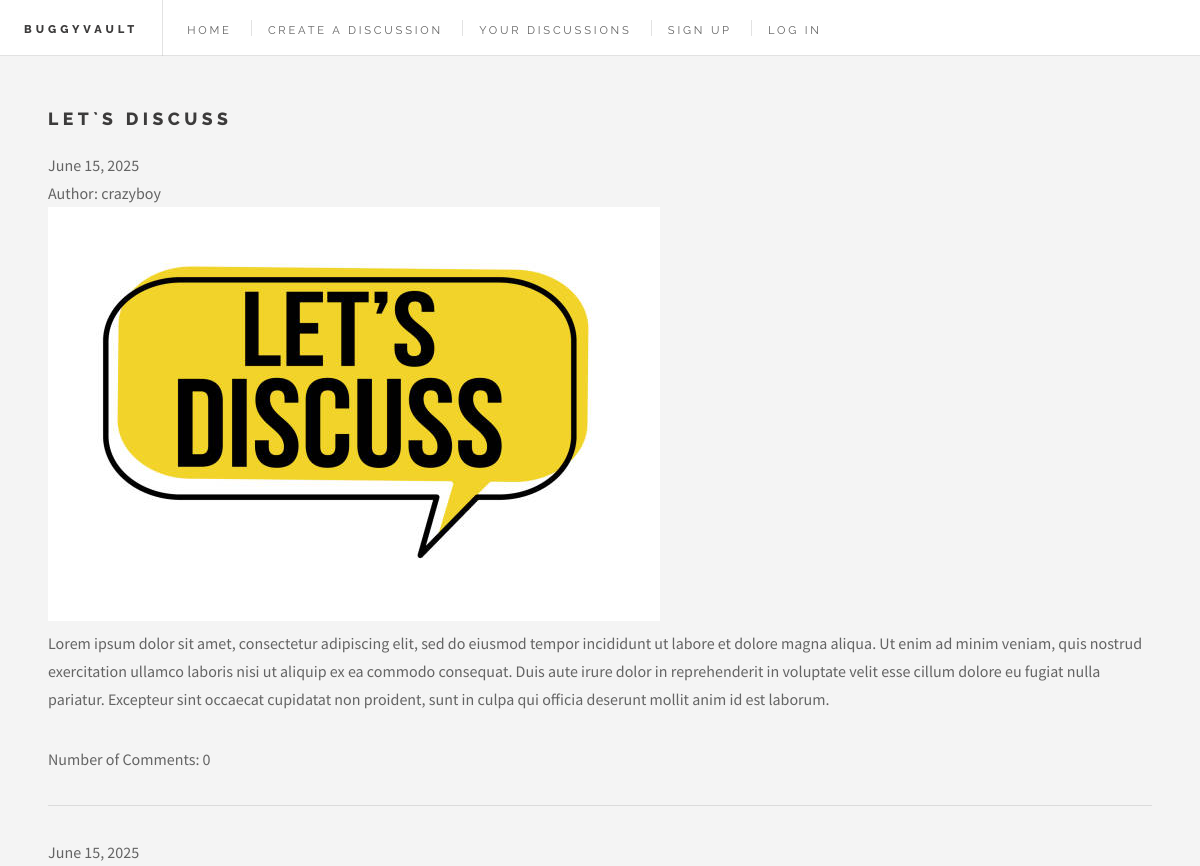
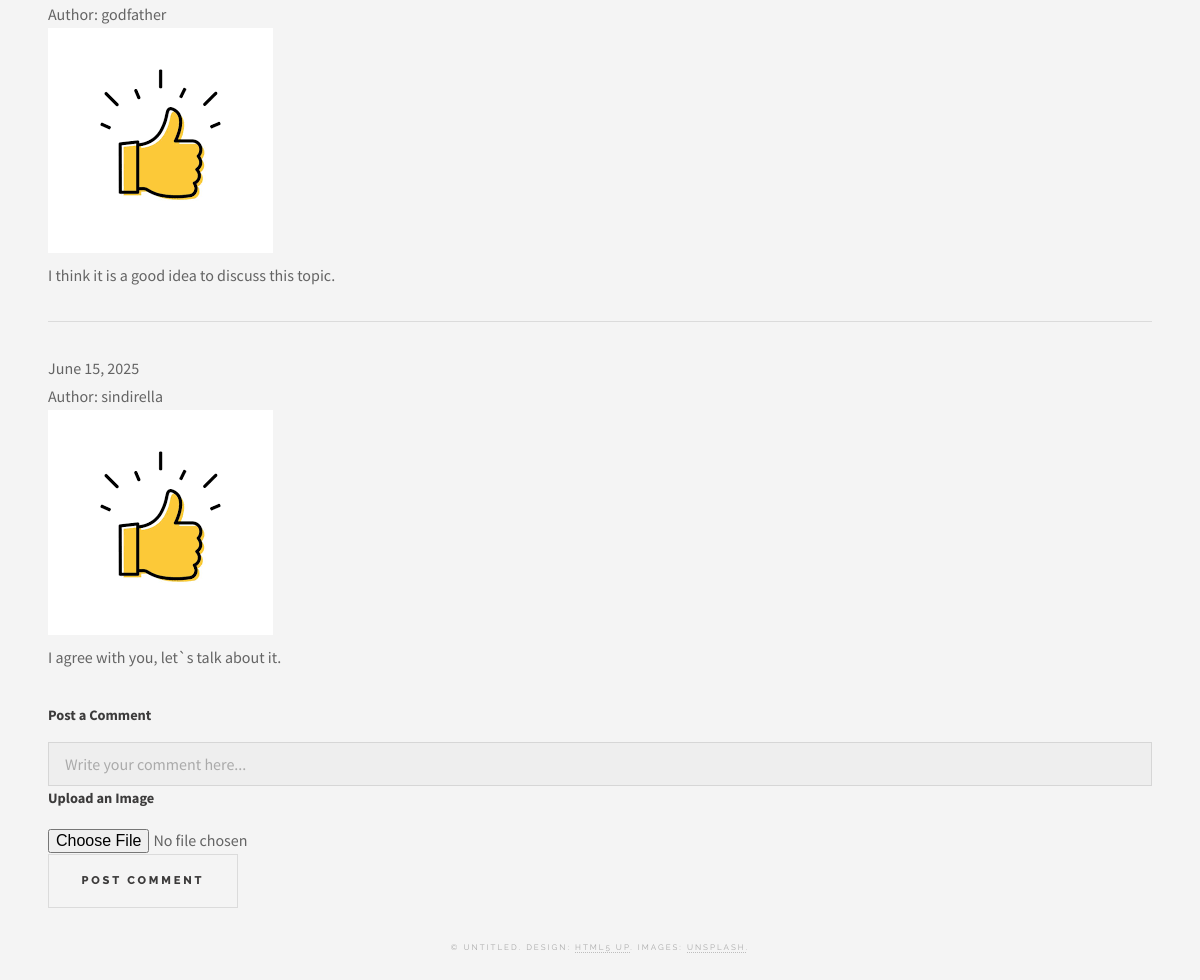
Page /single.php?id=1 on the committed database (2 pictures, top to bottom).
### tables this page shows
CREATE TABLE IF NOT EXISTS `discussions` (
  `id` INT NOT NULL AUTO_INCREMENT,
  `title` VARCHAR(255) NOT NULL,
  `content` TEXT NOT NULL,
  `image_path` VARCHAR(255) DEFAULT NULL,
  `created_at` DATETIME NOT NULL DEFAULT CURRENT_TIMESTAMP,
  `last_updated_at` DATETIME NOT NULL DEFAULT CURRENT_TIMESTAMP,
  `post_count` INT NOT NULL DEFAULT 0,
  `user_id` INT NOT NULL,
  PRIMARY KEY (`id`),
  INDEX `fk_discussions_users_idx` (`user_id` ASC),
  CONSTRAINT `fk_discussions_users`
    FOREIGN KEY (`user_id`)
    REFERENCES `users` (`id`)
    ON DELETE CASCADE
);

CREATE TABLE IF NOT EXISTS `users` (
  `id` INT NOT NULL AUTO_INCREMENT,
  `username` VARCHAR(50) NOT NULL,
  `password` VARCHAR(255) NOT NULL,
  `email` VARCHAR(100) NOT NULL,
  `role` ENUM('guest', 'moderator') NOT NULL DEFAULT 'guest',
  PRIMARY KEY (`id`),
  UNIQUE INDEX `username_UNIQUE` (`username` ASC),
  UNIQUE INDEX `email_UNIQUE` (`email` ASC)
);

CREATE TABLE IF NOT EXISTS `posts` (
  `id` INT NOT NULL AUTO_INCREMENT,
  `content` TEXT NOT NULL,
  `image_path` VARCHAR(255) DEFAULT NULL,
  `created_at` DATETIME NOT NULL DEFAULT CURRENT_TIMESTAMP,
  `last_updated_at` DATETIME NOT NULL DEFAULT CURRENT_TIMESTAMP,
  `discussion_id` INT NOT NULL,
  `user_id` INT NOT NULL,
  PRIMARY KEY (`id`),
  INDEX `fk_posts_discussions_idx` (`discussion_id` ASC),
  INDEX `fk_posts_users_idx` (`user_id` ASC),
  CONSTRAINT `fk_posts_discussions`
    FOREIGN KEY (`discussion_id`)
    REFERENCES `discussions` (`id`)
    ON DELETE CASCADE,
  CONSTRAINT `fk_posts_users`
    FOREIGN KEY (`user_id`)
    REFERENCES `users` (`id`)
    ON DELETE CASCADE
);

### single.php (the view, shortened to what this page needs)
<?php
	include("config/db.php");
    $isloggedin = isset($_SESSION['user_id']);
	$disc_id = $_GET['id'];
?>
<!DOCTYPE HTML>
<html>
	<head>
		<link rel="stylesheet" href="assets/css/main.css" />
	</head>
	<body class="single is-preload">
			<div id="wrapper">
					<header id="header">
						<h1><a href="index.php">BuggyVault</a></h1>
						<nav class="links">
							<ul>
								<li><a href="index.php">Home</a></li>
                                <li><a href="create_discussion.php">Create a Discussion</a></li>
								<li><a href="your_discussions.php">Your Discussions</a></li>
                                <?php if ($isloggedin): ?>
                                    <li><a href="logout.php">Log Out</a></li>
                                <?php else: ?>
                                    <li><a href="register.php">Sign Up</a></li>
                                    <li><a href="login.php">Log in</a></li>
                                <?php endif ?>
							</ul>
						</nav>
					</header>
					<div id="main">
						<?php
							$sql = "SELECT * FROM discussions WHERE id = $disc_id";
							$sql2 = "SELECT * FROM posts WHERE discussion_id = $disc_id ORDER BY created_at ASC";
							$disc_result = mysqli_query($conn, $sql);
							$post_result = mysqli_query($conn, $sql2);
							if (mysqli_num_rows($disc_result) > 0) {
								while ($row = mysqli_fetch_assoc($disc_result)) {
									echo '<article>';
									echo '<header>';
									echo '<div class="title">';
									echo '<h2>' . htmlspecialchars($row['title']) . '</h2>';
									echo '</div>';
									echo '<div class="meta">';
									echo '<time class="published" datetime="' . $row['created_at'] . '">' . date('F j, Y', strtotime($row['created_at'])) . '</time>';
									$name = mysqli_fetch_assoc(mysqli_query($conn, "SELECT username FROM users WHERE id = " . $row['user_id']));
									echo '<br><span class="name">Author: ' . $name['username'] . '</span>';
									echo '</div>';
									echo '</header>';
									echo '<img src="' . $row['image_path'] . '" alt=""/>';
									echo '<p>' . htmlspecialchars($row['content']) . '</p>';
									echo 'Number of Comments: ' . $row['post_count'];
									echo '<footer>';
									if (mysqli_num_rows($post_result) > 0) {
										while ($row2 = mysqli_fetch_assoc($post_result)) {
											echo '<hr>';
											echo '<article>';
											echo '<header>';
											echo '<div class="meta">';
											echo '<time class="published" datetime="' . $row2['created_at'] . '">' . date('F j, Y', strtotime($row2['created_at'])) . '</time>';
											$name = mysqli_fetch_assoc(mysqli_query($conn, "SELECT username FROM users WHERE id = " . $row2['user_id']));
											echo '<br><span class="name">Author: ' . $name['username'] . '</span>';
											echo '</div>';
											echo '</header>';
											echo '<img src="' . $row2['image_path'] . '" alt=""/>';
											echo '<p>' . htmlspecialchars($row2['content']) . '</p>';
											echo '<footer>';
											}
										}
									}
									echo '<form method="post" action="single.php?id=' . $disc_id . '" enctype="multipart/form-data">';
										echo '<div class="field half first">';
										echo '<label for="comment">Post a Comment</label>';
										echo '<input type="text" name="comment" id="comment" placeholder="Write your comment here..." required>';
										echo '<label for="comment">Upload an Image</label>';
										echo '<input type="file" name="image" id="image">';
										echo '</div>';
										echo '<button class="button large">Post Comment</button>';
									echo '</form>';
									echo '</footer>';
		 							echo '</article>';
							} else {
								echo '<script>alert("discussion not found or you need to login");window.location.href="single.php?id=$disc_id";</script>';
							}
						?>
					<section id="footer">
						<p class="copyright">&copy; Untitled. Design: <a href="http://html5up.net">HTML5 UP</a>. Images: <a href="http://unsplash.com">Unsplash</a>.</p>
					</section>
			</div>
	</body>
</html>

### rows in the picture
discussions: title "LET`S DISCUSS", created_at "June 15, 2025", user.username "crazyboy", image_path (picture), content "Lorem ipsum dolor sit amet, consectetur adipiscing elit, sed do eiusmod tempor incididunt ut labore et dolore magna aliqua. Ut enim ad minim veniam, quis nostrud exercitation ullamco laboris nisi ut aliquip ex ea commodo consequat. Duis aute irure dolor in reprehenderit in voluptate velit esse cillum dolore eu fugiat nulla pariatur. Excepteur sint occaecat cupidatat non proident, sunt in culpa qui officia deserunt mollit anim id est laborum.", post_count "0"
posts: created_at "June 15, 2025", user.username "godfather", image_path (picture), content "I think it is a good idea to discuss this topic."
posts: created_at "June 15, 2025", user.username "sindirella", image_path (picture), content "I agree with you, let`s talk about it."
